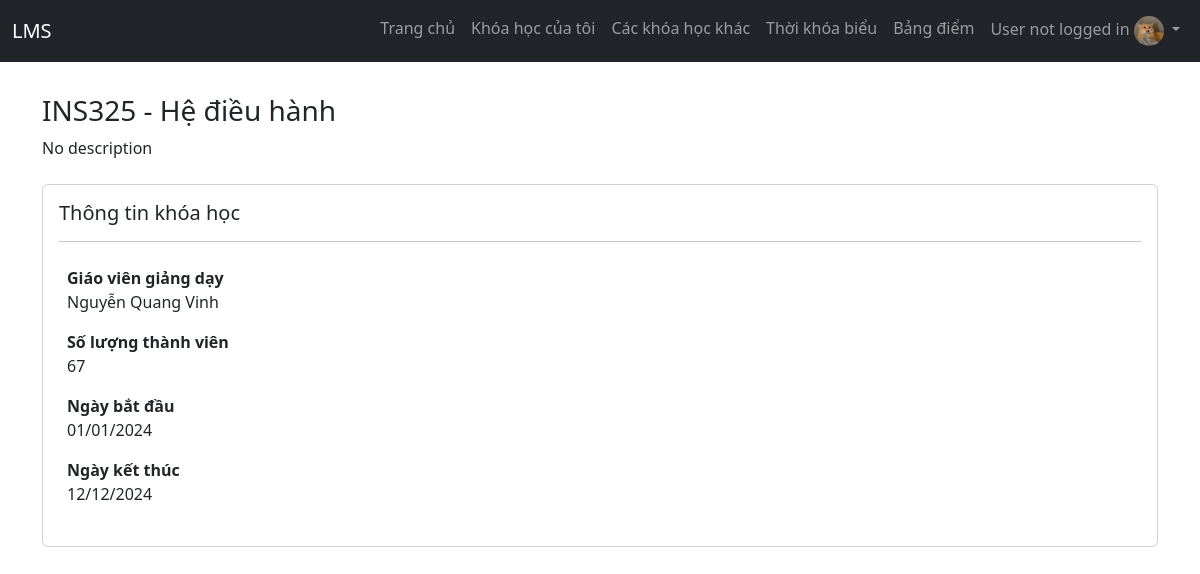
The app's page /student/details_course.php?course_id=1 with its own data.
### tables this page shows
CREATE TABLE course
(
    course_id INT PRIMARY KEY NOT NULL AUTO_INCREMENT,
    course_background VARCHAR(255),
    course_code VARCHAR(10) NOT NULL,
    course_name VARCHAR(255) NOT NULL,
    course_description TEXT NOT NULL,
    teacher_id BIGINT NOT NULL,
    start_date DATE NOT NULL,
    end_date DATE NOT NULL,
    status CHAR(1) NOT NULL
);

CREATE TABLE user
(
    user_id BIGINT PRIMARY KEY NOT NULL AUTO_INCREMENT,
    full_name VARCHAR(50) NOT NULL,
    date_of_birth DATE NOT NULL ,
    gender CHAR(1) NOT NULL,
    address VARCHAR(255) NOT NULL,
    phone VARCHAR(15) NOT NULL,
    email VARCHAR(255) NOT NULL,
    citizen_id VARCHAR(15) NOT NULL
);

### student/details_course.php (the view, shortened to what this page needs)
<?php
include_once('layout.php');
include_once('../config/connect.php');
$course_id = $_GET['course_id'];
$sql_course = "SELECT * FROM course WHERE course_id = $course_id";
$result_course = mysqli_query($dbconnect, $sql_course);
$row_course = mysqli_fetch_assoc($result_course);
$teacher_id = $row_course['teacher_id'];
$sql_user = "SELECT * FROM user WHERE user_id = $teacher_id";
$result_user = mysqli_query($dbconnect, $sql_user);
if ($result_user) {
    $row_user = mysqli_fetch_assoc($result_user);
}
$sql_count_member = "SELECT COUNT(*) AS member_count FROM course_member WHERE course_id = $course_id";
$result_count_member = mysqli_query($dbconnect, $sql_count_member);
$row_count_member = mysqli_fetch_assoc($result_count_member);
?>
<!DOCTYPE html>
<html lang="en">
<head>
</head>
<body>
    <div class="container mt-4">
        <h3><?php echo $row_course['course_code'] . " - " . $row_course['course_name']?></h3>
        <p><?php echo $row_course['course_description']?></p>
    </div>
    <div class="container mt-4">
        <div class="row">
            <div class="col-md-12">
                <div class="card">
                    <div class="card-body">
                        <h5>Thông tin khóa học</h5>
                        <hr class="info-divider">
                        <table class="table table-borderless">
                            <tbody>
                                <tr>
                                    <td>
                                        <b>Giáo viên giảng dạy</b>
                                        <br><?php echo $row_user['full_name'] ?>
                                    </td>
                                </tr>
                                <tr>
                                    <td><b>Số lượng thành viên</b>
                                    <br><?php echo $row_count_member['member_count']?>
                                    </td>
                                </tr>
                                <tr>
                                    <td><b>Ngày bắt đầu</b>
                                    <br><?php echo date('d/m/Y', strtotime($row_course['start_date']))?></td>
                                </tr>
                                <tr>
                                    <td><b>Ngày kết thúc</b>
                                    <br><?php echo date('d/m/Y', strtotime($row_course['end_date']))?></td>
                                </tr>
                            </tbody>
                        </table>
                    </div>
                </div>
            </div>
        </div>
    </div>
</body>
</html>

### student/layout.php (style rules this page uses)
body { padding-top: 70px; }

### records on screen
course: course_code "INS325", course_name "Hệ điều hành", course_description "No description", start_date "01/01/2024", end_date "12/12/2024"
user: full_name "Nguyễn Quang Vinh"

### other values on screen
$username_now "User not logged in"
$row_count_member['member_count'] "67"
